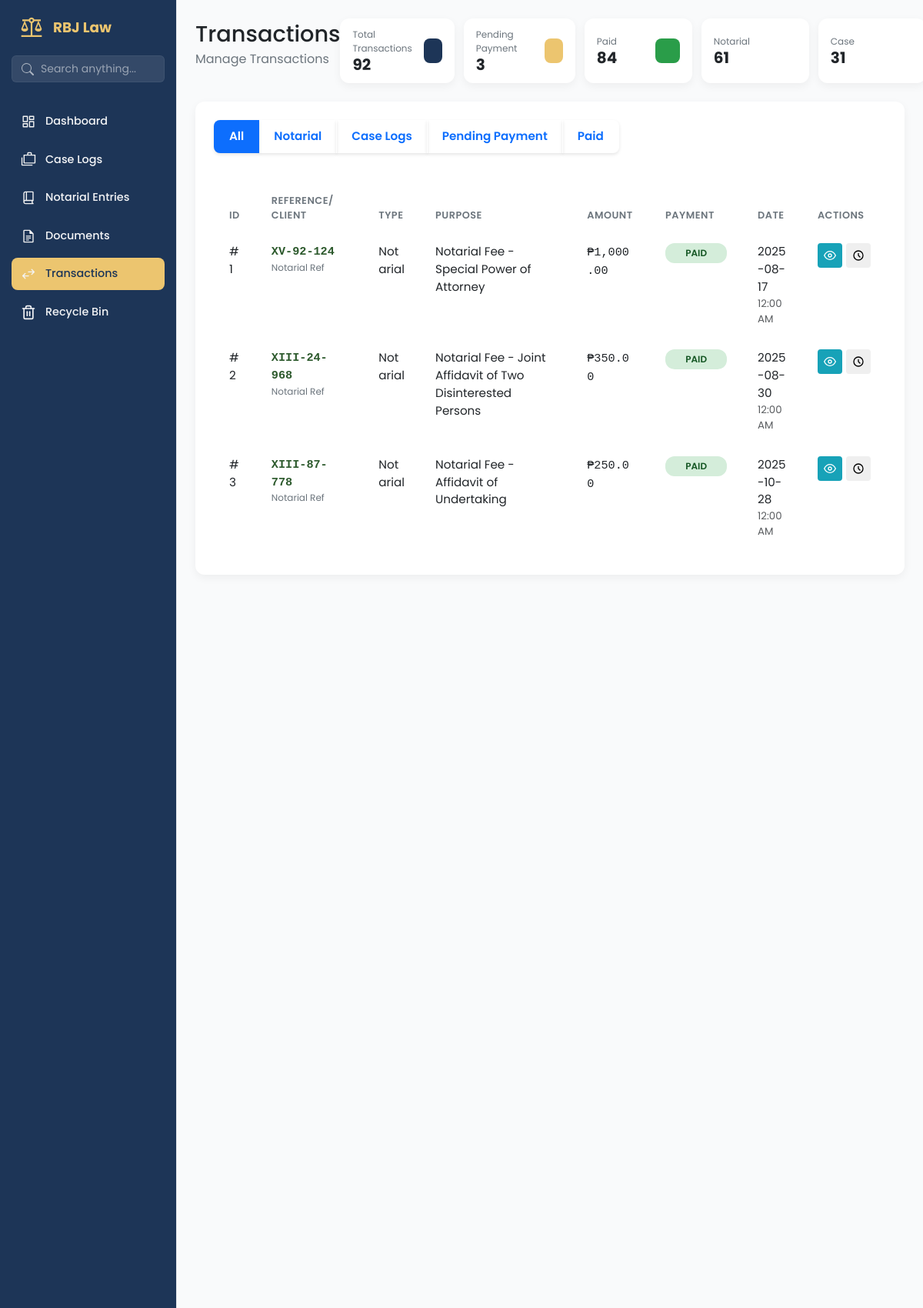
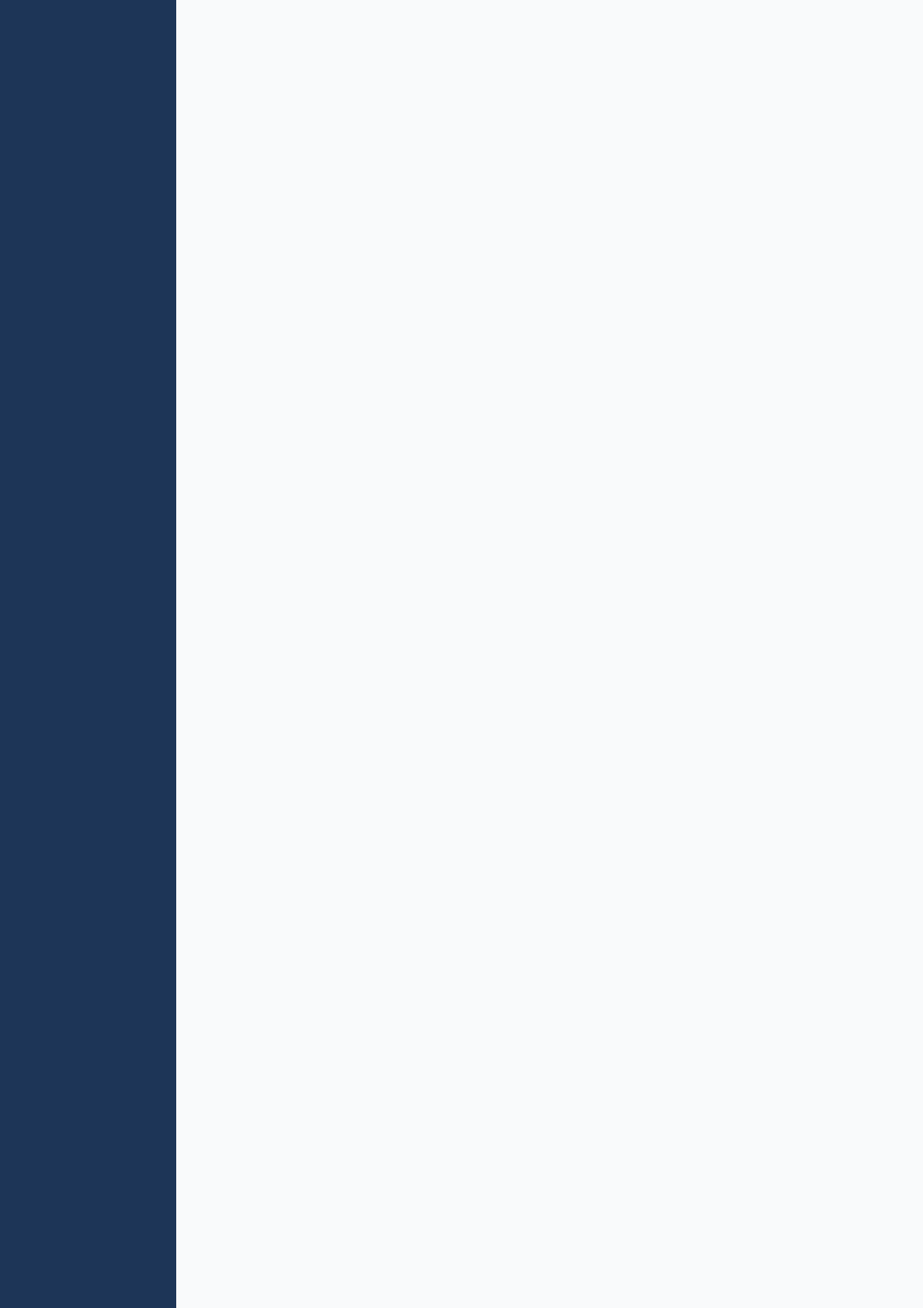
Page /transactions/ (signed in, upper part) on the committed database (2 pictures, top to bottom).
### app/models/transaction_mdl.py (models this page shows, shortened)
class TransactionItem(db.Model):
    __tablename__ = 'transaction_items'
    id = db.Column(db.Integer, primary_key=True)
    client_id = db.Column(db.Integer, db.ForeignKey('clients.id'), nullable=False)
    service_id = db.Column(db.Integer, db.ForeignKey('services.id'), nullable=False)
    case_id = db.Column(db.Integer, db.ForeignKey('cases.id'), nullable=True)
    transaction_type = db.Column(db.String(50), nullable=False)
    purpose = db.Column(db.String(255), nullable=False)
    transaction_amount = db.Column(Numeric(10, 2), nullable=False)
    entry_reference = db.Column(db.String(100), nullable=True)
    payment_status = db.Column(db.String(50), nullable=False, default='Pending')
    transaction_date = db.Column(db.DateTime, default=lambda: datetime.now(PHT))
    client = db.relationship('Client', backref='transaction_items', lazy=True)
    service = db.relationship('Service', backref='transactions')
    case = db.relationship('Case', backref='transactions', lazy=True)
    payments = db.relationship('Payment', backref='transaction', lazy=True, cascade="all, delete-orphan")

### app/routes/transaction_routes.py (the view)
@transaction_bp.route('/')
@staff_or_admin_required
@login_required
def transactions_page():
    transactions = get_all_transactions()
    if current_user.role == 'staff':
        transactions = [t for t in transactions if t.transaction_type != 'Case']
    return render_template('transactions_page.html', transactions=transactions)

### app/templates/transactions_page.html (shortened to what this page needs)
{% extends 'base.html' %}
{% block content %}
<main class="dashboard-content">
    <header class="dashboard-header">
        <div>
            <h1>Transactions </h1>
            <p>Manage Transactions</p>
        </div>
        <div style="display: flex; justify-content: space-between; gap: 12px;">
            <div class="data-card data-card--sm">
                <div class="data-card__info">
                    <span class="data-card__title">Total Transactions</span>
                    <span class="data-card__value">{{ transactions|length }}</span>
                </div>
                <div class="data-card__icon data-card__icon--blue"></div>
            </div>
            <div class="data-card data-card--sm">
                <div class="data-card__info">
                    <span class="data-card__title">Pending Payment</span>
                    <span class="data-card__value">{{ transactions|selectattr('payment_status', 'equalto',
                        'Pending')|list|length }}</span>
                </div>
                <div class="data-card__icon data-card__icon--gold"></div>
            </div>
            <div class="data-card data-card--sm">
                <div class="data-card__info">
                    <span class="data-card__title">Paid</span>
                    <span class="data-card__value">{{ transactions|selectattr('payment_status', 'equalto',
                        'Paid')|list|length }}</span>
                </div>
                <div class="data-card__icon data-card__icon--green"></div>
            </div>
            <div class="data-card data-card--sm">
                <div class="data-card__info">
                    <span class="data-card__title">Notarial</span>
                    <span class="data-card__value">{{ transactions|selectattr('transaction_type', 'equalto',
                        'Notarial')|list|length }}</span>
                </div>
                <div class="data-card__icon data-card__icon--purple"></div>
            </div>
            {% if current_user.role != 'staff' %}
            <div class="data-card data-card--sm">
                <div class="data-card__info">
                    <span class="data-card__title">Case</span>
                    <span class="data-card__value">{{ transactions|selectattr('transaction_type', 'equalto',
                        'Case')|list|length }}</span>
                </div>
                <div class="data-card__icon data-card__icon--orange"></div>
            </div>
            {% endif %}
        </div>
    </header>
    <section class="content-section">
        <div class="panel-card">
            <div class="filter-buttons mb-4" style="display: flex; justify-content: space-between;">
                <div class="btn-group" role="group" aria-label="Transaction filters">
                    <button type="button" class="btn btn-outline-primary active" data-filter="all">
                        All
                    </button>
                    <button type="button" class="btn btn-outline-primary" data-filter="notarial">
                        Notarial
                    </button>
                    {% if current_user.role != 'staff' %}
                    <button type="button" class="btn btn-outline-primary" data-filter="case">
                        Case Logs
                    </button>
                    {% endif %}
                    <button type="button" class="btn btn-outline-primary" data-filter="pending">
                        Pending Payment
                    </button>
                    <button type="button" class="btn btn-outline-primary" data-filter="paid">
                        Paid
                    </button>
                </div>
            </div>
            <div class="table-wrapper">
                <table class="table">
                    <colgroup>
                        <col class="short">
                        <col class="medium">
                        <col class="short">
                        <col class="long">
                        <col class="numeric">
                        <col class="short">
                        <col class="short">
                        <col class="actions">
                    </colgroup>
                    <thead>
                        <tr>
                            <th data-sort-key="id">ID</th>
                            <th data-sort-key="client">Reference/ Client</th>
                            <th data-sort-key="type">Type</th>
                            <th data-sort-key="purpose">Purpose</th>
                            <th data-sort-key="amount">Amount</th>
                            <th data-sort-key="payment">Payment</th>
                            <th data-sort-key="date">Date</th>
                            <th>Actions</th>
                        </tr>
                    </thead>
                    <tbody>
                        {% for transaction in transactions %}
                        <tr data-type="{{ transaction.transaction_type|lower }}"
                            data-status="{{ transaction.payment_status|lower }}">
                            <td>#{{ transaction.id }}</td>
                            <td>
                                {% if transaction.transaction_type == 'Notarial' %}
                                {% if transaction.entry_reference %}
                                <div class="d-flex flex-column">
                                    <span style="font-family: monospace; font-weight: 600; color: #2d5a2d;">
                                        {{ transaction.entry_reference }}
                                    </span>
                                    <span style="font-size: 0.75rem; color: #6c757d;">Notarial Ref</span>
                                </div>
                                {% else %}
                                <span class="text-muted fst-italic">Pending Entry</span>
                                {% endif %}
                                {% endif %}
                            </td>
                            <td>
                                <span>
                                    {{ transaction.transaction_type }}
                                </span>
                            </td>
                            <td>{{ transaction.purpose }}</td>
                            <td>
                                <span class="font-monospace">
                                    ₱{{ "{:,.2f}".format(transaction.transaction_amount) }}
                                </span>
                            </td>
                            <td>
                                <span class="status-tag status-tag--{{ transaction.payment_status|lower }}">
                                    {{ transaction.payment_status }}
                                </span>
                            </td>
                            <td>
                                <div class="d-flex flex-column">
                                    <span>{{ transaction.transaction_date.strftime('%Y-%m-%d') }}</span>
                                    <small class="text-muted">{{ transaction.transaction_date.strftime('%I:%M %p')
                                        }}</small>
                                </div>
                            </td>
                            <td>
                                <div class="action-buttons">
                                    <a href="{{ url_for('transaction.view_transaction_details', transaction_id=transaction.id) }}"
                                        class="btn-action btn-action--info" title="View Details">
                                        <svg xmlns="http://www.w3.org/2000/svg" width="16" height="16"
                                            viewBox="0 0 24 24" fill="none" stroke="currentColor" stroke-width="2"
                                            stroke-linecap="round" stroke-linejoin="round">
                                            <path d="M1 12s4-8 11-8 11 8 11 8-4 8-11 8-11-8-11-8z"></path>
                                            <circle cx="12" cy="12" r="3"></circle>
                                        </svg>
                                    </a>
                                    <button class="btn-action btn-action--secondary"
                                        onclick="openHistoryModal('{{ transaction.id }}')"
                                        title="Manage Payments / Void">
                                        <svg xmlns="http://www.w3.org/2000/svg" width="16" height="16"
                                            viewBox="0 0 24 24" fill="none" stroke="currentColor" stroke-width="2"
                                            stroke-linecap="round" stroke-linejoin="round">
                                            <path d="M12 8v4l3 3m6-3a9 9 0 1 1-18 0 9 9 0 0 1 18 0z"></path>
                                        </svg>
                                    </button>
                                </div>
                            </td>
                        </tr>
                        {% else %}
                        <tr>
                            <td colspan="8" style="text-align: center; padding: 2rem;">
                                No transactions found.
                            </td>
                        </tr>
                        {% endfor %}
                    </tbody>
                </table>
            </div>
        </div>
    </section>
</main>
{% endblock content %}

### rows in the picture
TransactionItem: transaction_amount "1,000.00"
TransactionItem: transaction_amount "350.00"
TransactionItem: transaction_amount "250.00"

### other values in the picture
{{ transactions|length }} "92"
